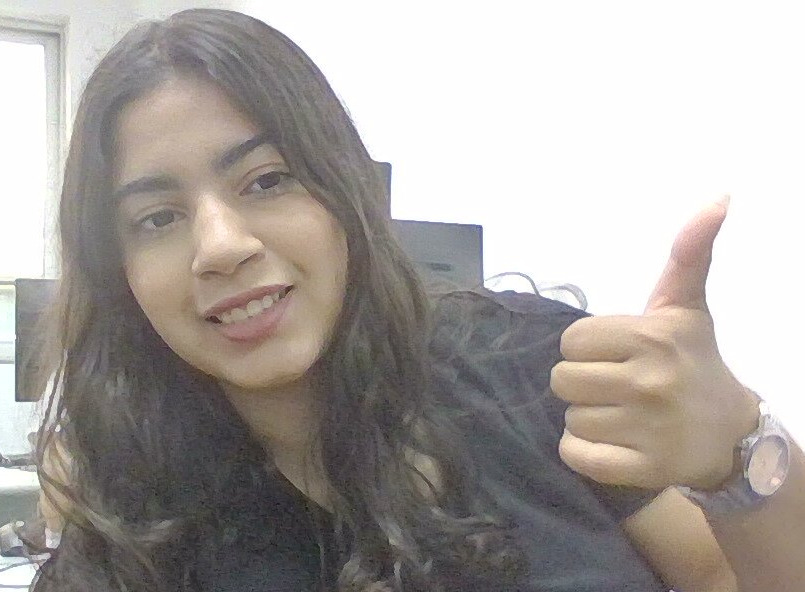
#> input picture imagens/originais/WhatsApp Image 2026-10-13 at 08.36.16.jpeg, 805 x 592 px
$ python gerar_imagens.py
#> lines starting #> are read from the running program, lines starting #| are printed output that depends on the picture
"""
Gera os conjuntos de imagens dos experimentos a partir das 4 fotos de originais/.

- credito2/: cada foto em um tamanho irregular, de 35000 a 98000 pixels
  (bancada oficial do Crédito 2);
- escala_1x_4x/: n = 1x, 2x, 3x e 4x o da menor imagem (52x47 = 2444 pixels).

O conjunto escala_8pct/ (fotos a 8%, usado nos resultados do k-means) veio do
commit a8187c0 e está versionado como está; este script não o recria.

Uso: python imagens/gerar_imagens.py
"""
import os
from PIL import Image

PASTA = os.path.dirname(os.path.abspath(__file__))
ORIGEM = os.path.join(PASTA, "originais")

# (foto de origem, largura, altura): cada foto gera um n diferente
CREDITO2 = [
    ("WhatsApp Image 2026-10-13 at 08.36.16.jpeg", 175, 200),  # n = 35000
    ("imagem_original.jpg", 275, 225),                         # n = 61875
    ("WhatsApp Image 2026-10-13 at 08.36.14.jpeg", 310, 240),  # n = 74400
    ("WhatsApp Image 2026-10-13 at 08.36.15.jpeg", 350, 280),  # n = 98000
]

# Tamanhos com o aspecto da foto (erro < 2%) e n o mais perto possível do múltiplo
ESCALA_1X_4X = [
    ("WhatsApp Image 2026-10-13 at 08.36.15.jpeg", 52, 47),    # 1x: n = 2444
    ("WhatsApp Image 2026-10-13 at 08.36.16.jpeg", 81, 60),    # 2x: n = 4860
    ("imagem_original.jpg", 92, 80),                           # 3x: n = 7360
    ("WhatsApp Image 2026-10-13 at 08.36.14.jpeg", 163, 60),   # 4x: n = 9780
]


def redimensiona(foto, largura, altura):
#> called with largura = 175, altura = 200
    with Image.open(os.path.join(ORIGEM, foto)) as original:
#> original is the input picture: PIL image 805x592 RGB; mean R, G, B 168.5, 162.9, 159
        return original.convert("RGB").resize((largura, altura), Image.LANCZOS)
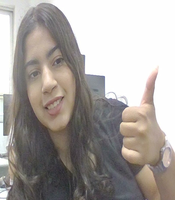
#> returned value: PIL image 175x200 RGB; mean R, G, B 168.5, 162.9, 159


if __name__ == "__main__":
    destino = os.path.join(PASTA, "credito2")
    os.makedirs(destino, exist_ok=True)
    for foto, largura, altura in CREDITO2:
        nome_base = os.path.splitext(foto)[0].replace(" ", "_")
        caminho = os.path.join(destino, f"{nome_base}_{largura}x{altura}.png")
        redimensiona(foto, largura, altura).save(caminho)
        print(f"Gerada: {caminho} (n = {largura * altura})")
#> pass 2 of the loop `for foto, largura, altura in CREDITO2:`:
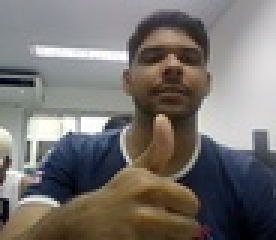
#> input picture imagens/escala_1x_4x/imagem_original.jpg, 92 x 80 px, found by its file name (shown 3 times larger)
#> in redimensiona, original is the input picture: PIL image 92x80 RGB; mean R, G, B 119, 114.5, 111.4
#> in redimensiona (call 2), `return original.convert("RGB").resize((largura, altura), Image.LANCZOS)`:
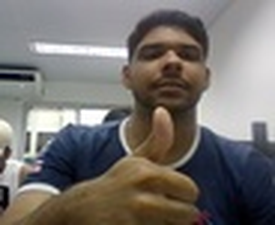
#> returned value: PIL image 275x225 RGB; mean R, G, B 119, 114.5, 111.3
#> pass 3 of the loop `for foto, largura, altura in CREDITO2:`:
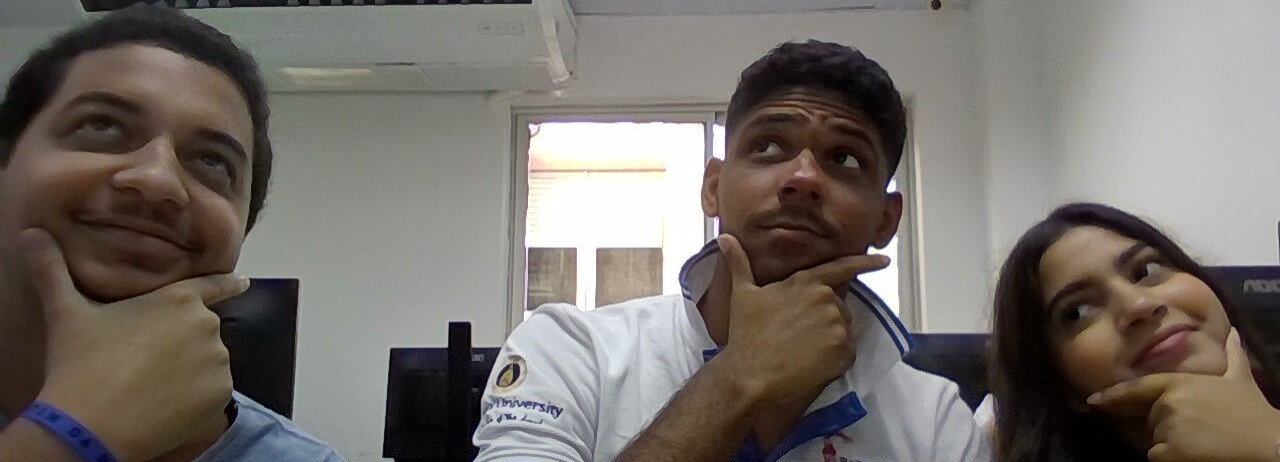
#> input picture imagens/originais/WhatsApp Image 2026-10-13 at 08.36.14.jpeg, 1280 x 462 px
#> in redimensiona, original is the input picture: PIL image 1280x462 RGB; mean R, G, B 118.3, 111.6, 106.8
#> in redimensiona (call 3), `return original.convert("RGB").resize((largura, altura), Image.LANCZOS)`:
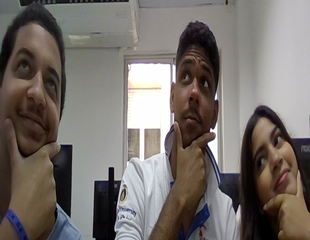
#> returned value: PIL image 310x240 RGB; mean R, G, B 118.3, 111.6, 106.8
#> the loop made 4 passes; the first 3 are shown

    destino = os.path.join(PASTA, "escala_1x_4x")
    os.makedirs(destino, exist_ok=True)
    for foto, largura, altura in ESCALA_1X_4X:
        caminho = os.path.join(destino, foto)
        redimensiona(foto, largura, altura).save(caminho, quality=95)
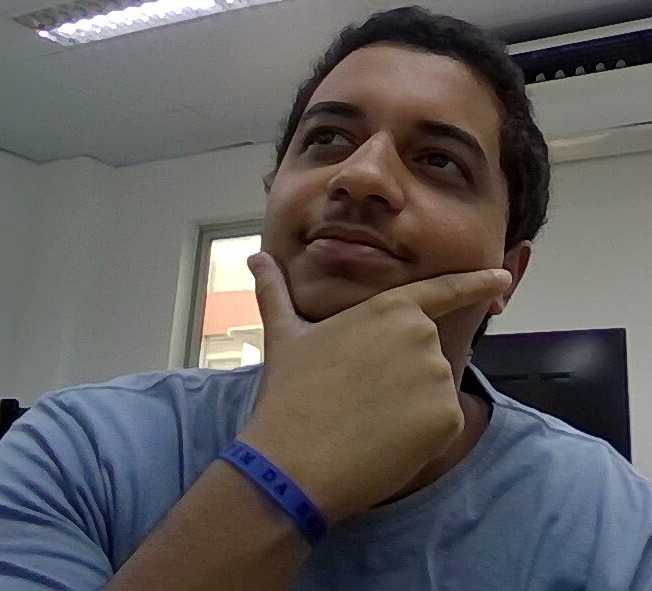
#> input picture imagens/originais/WhatsApp Image 2026-10-13 at 08.36.15.jpeg, 652 x 591 px
#> in redimensiona, original is the input picture: PIL image 652x591 RGB; mean R, G, B 94.5, 91.5, 91.9
#> in redimensiona (call 5), `return original.convert("RGB").resize((largura, altura), Image.LANCZOS)`:
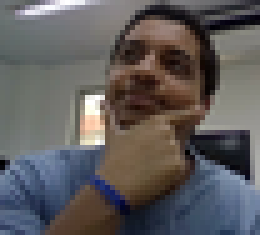
#> returned value: PIL image 52x47 RGB (shown 5 times larger); mean R, G, B 94.5, 91.5, 91.9
        print(f"Gerada: {caminho} (n = {largura * altura})")
#| Gerada: imagens/escala_1x_4x/WhatsApp Image 2026-10-13 at 08.36.15.jpeg (n = 2444)
#> pass 2 of the loop `for foto, largura, altura in ESCALA_1X_4X:`:
#> in redimensiona (call 6), `return original.convert("RGB").resize((largura, altura), Image.LANCZOS)`:
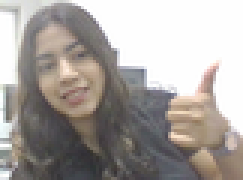
#> returned value: PIL image 81x60 RGB (shown 3 times larger); mean R, G, B 168.5, 162.8, 158.9
#| Gerada: imagens/escala_1x_4x/WhatsApp Image 2026-10-13 at 08.36.16.jpeg (n = 4860)
#> pass 3 of the loop `for foto, largura, altura in ESCALA_1X_4X:`:
#| Gerada: imagens/escala_1x_4x/imagem_original.jpg (n = 7360)
#> the loop made 4 passes; the first 3 are shown
